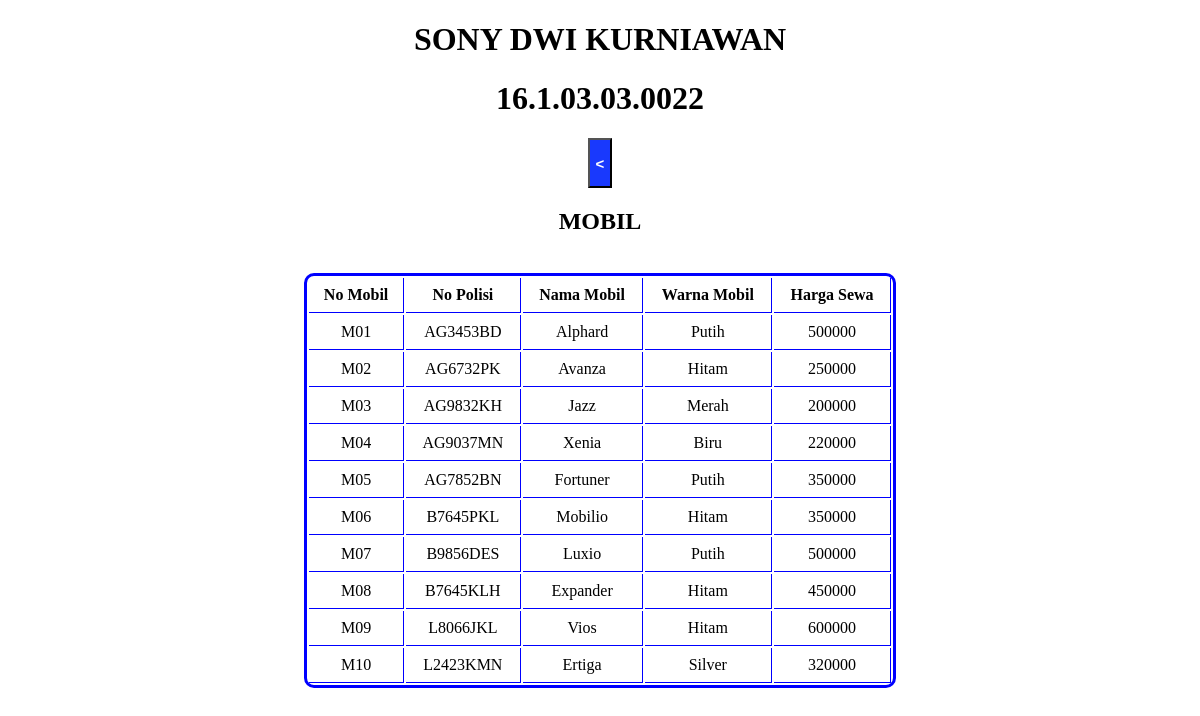
Screenshot of /mobil.php with the database file from the repository.
### tables this page shows
CREATE TABLE `mobil` (
  `no_mobil` varchar(20) NOT NULL,
  `no_polisi` varchar(20) NOT NULL,
  `nama_mobil` varchar(20) NOT NULL,
  `warna_mobil` varchar(20) NOT NULL,
  `harga_sewa` decimal(12,0) NOT NULL
);

### mobil.php (the view, shortened to what this page needs)
<?php
	include 'host.php';
	$sql = "SELECT * FROM mobil ORDER BY no_mobil";
	$result = $conn->query($sql);
?>
<!DOCTYPE html>
<html lang="en">
<head>
</head>
<body>
	<div align="center">
		<h1>SONY DWI KURNIAWAN</h1>
		<h1>16.1.03.03.0022</h1>
		<a href="index.php"><button><</button></a>
		<h2 align="center">MOBIL</h2>
	</div>
	<br>
	<table width="50%" align="center" style="border-style: solid; border-radius: 10px; border-color: blue;">
		<thead>
			<tr>
				<th>No Mobil</th>
				<th>No Polisi</th>
				<th>Nama Mobil</th>
				<th>Warna Mobil</th>
				<th>Harga Sewa</th>
			</tr>
		</thead>
		<tbody align="center">
			<?php
				if ($result->num_rows > 0) {
					while($row = $result->fetch_assoc()){
						echo "<tr>
								<td>".$row['no_mobil']."</td>
								<td>".$row['no_polisi']."</td>
								<td>".$row['nama_mobil']."</td>
								<td>".$row['warna_mobil']."</td>
								<td>".$row['harga_sewa']."</td>
							</tr>";
					}
				}
			?>
		</tbody>
	</table>
</body>
</html>

### mobil.php (style rules this page uses)
button { height: 50px; font-size: 15px; color: white; font-weight: bold; background-color: #1939FD; }
a { color: white; text-decoration: none; }
th, td { padding: 8px; text-align: center; border-bottom: 1px solid blue; border-right: 1px solid blue; }

### rows the page displays
mobil: no_mobil "M01", no_polisi "AG3453BD", nama_mobil "Alphard", warna_mobil "Putih", harga_sewa "500000"
mobil: no_mobil "M02", no_polisi "AG6732PK", nama_mobil "Avanza", warna_mobil "Hitam", harga_sewa "250000"
mobil: no_mobil "M03", no_polisi "AG9832KH", nama_mobil "Jazz", warna_mobil "Merah", harga_sewa "200000"
mobil: no_mobil "M04", no_polisi "AG9037MN", nama_mobil "Xenia", warna_mobil "Biru", harga_sewa "220000"
mobil: no_mobil "M05", no_polisi "AG7852BN", nama_mobil "Fortuner", warna_mobil "Putih", harga_sewa "350000"
mobil: no_mobil "M06", no_polisi "B7645PKL", nama_mobil "Mobilio", warna_mobil "Hitam", harga_sewa "350000"
mobil: no_mobil "M07", no_polisi "B9856DES", nama_mobil "Luxio", warna_mobil "Putih", harga_sewa "500000"
mobil: no_mobil "M08", no_polisi "B7645KLH", nama_mobil "Expander", warna_mobil "Hitam", harga_sewa "450000"
mobil: no_mobil "M09", no_polisi "L8066JKL", nama_mobil "Vios", warna_mobil "Hitam", harga_sewa "600000"
mobil: no_mobil "M10", no_polisi "L2423KMN", nama_mobil "Ertiga", warna_mobil "Silver", harga_sewa "320000"
